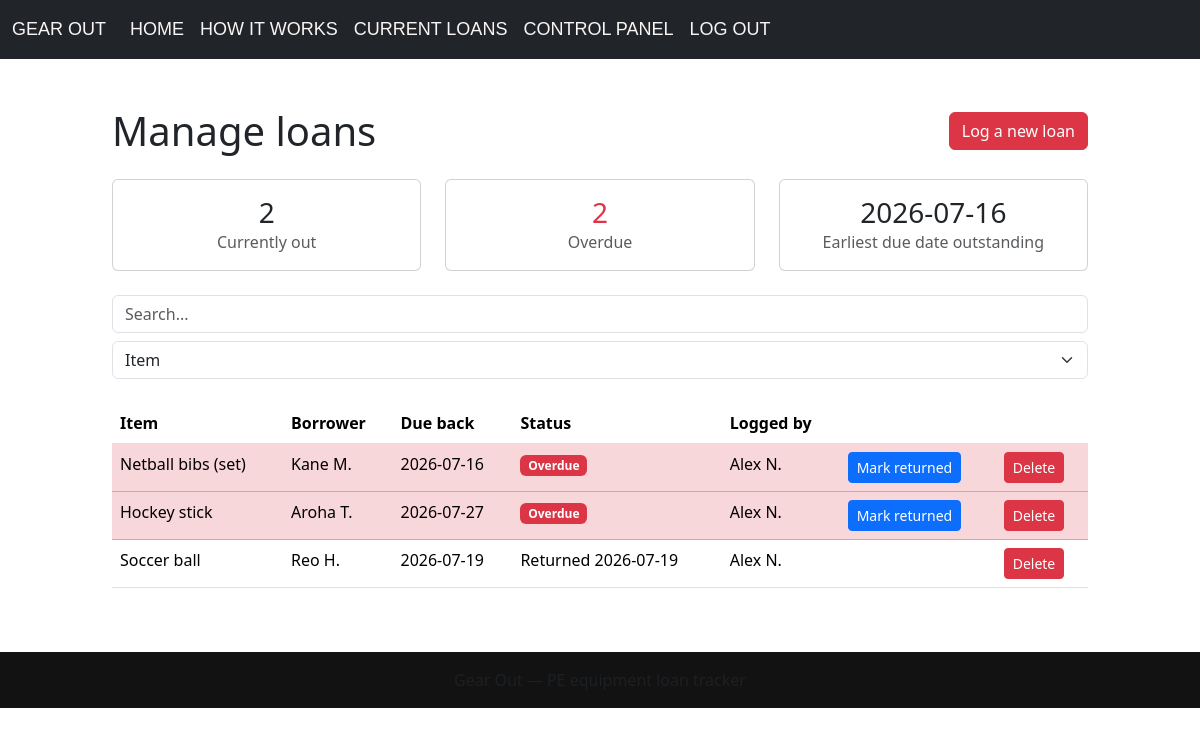
The app's page /manage_loans.php (signed in) with its own data.
### tables this page shows
CREATE TABLE IF NOT EXISTS loans (
    id             INT AUTO_INCREMENT PRIMARY KEY,
    item_name      VARCHAR(50)  NOT NULL,
    borrower_name  VARCHAR(50)  NOT NULL,
    borrowed_date  DATE         NOT NULL,
    due_back       DATE         NOT NULL,
    returned_date  DATE         NULL,       
    notes          VARCHAR(255) NULL,
    logged_by      INT          NULL,       
    FOREIGN KEY (logged_by) REFERENCES monitors(id)
);

### manage_loans.php (the view, shortened to what this page needs)
<?php
require('includes/conn_1dt.php');
$stmt = $pdo->query(
    "SELECT loans.*, CONCAT(monitors.firstname, ' ', LEFT(monitors.lastname, 1), '.') AS logged_by_name
     FROM loans
     LEFT JOIN monitors ON loans.logged_by = monitors.id
     ORDER BY (returned_date IS NULL) DESC, due_back ASC"
);
$loans = $stmt->fetchAll();
$stmt = $pdo->query(
    "SELECT
        COUNT(*)                  AS total_out,
        SUM(due_back < CURDATE()) AS total_overdue,
        MIN(due_back)             AS earliest_due
     FROM loans
     WHERE returned_date IS NULL"
);
$summary = $stmt->fetch();
$today = date('Y-m-d');
include('includes/header.php');
include('includes/nav.php');
?>
<div class="container-fluid">
    <div class="row">
        <div class="col-sm-1"></div>
        <div class="col-sm-10">
            <div class="d-flex justify-content-between align-items-center pt-5 pb-4">
                <h1 class="mb-0">Manage loans</h1>
                <a href="borrow.php"><button class="btn btn-danger">Log a new loan</button></a>
            </div>
            <div class="row text-center pb-4">
                <div class="col-sm-4">
                    <div class="card">
                        <div class="card-body">
                            <h3 class="mb-0"><?= (int) $summary['total_out'] ?></h3>
                            <p class="text-muted mb-0">Currently out</p>
                        </div>
                    </div>
                </div>
                <div class="col-sm-4">
                    <div class="card">
                        <div class="card-body">
                            <h3 class="mb-0<?= $summary['total_overdue'] > 0 ? ' text-danger' : '' ?>">
                                <?= (int) $summary['total_overdue'] ?>
                            </h3>
                            <p class="text-muted mb-0">Overdue</p>
                        </div>
                    </div>
                </div>
                <div class="col-sm-4">
                    <div class="card">
                        <div class="card-body">
                            <h3 class="mb-0"><?= $summary['earliest_due'] ? htmlspecialchars($summary['earliest_due']) : '—' ?></h3>
                            <p class="text-muted mb-0">Earliest due date outstanding</p>
                        </div>
                    </div>
                </div>
            </div>
            <div class="pb-4">
                <input class="form-control" type="text" id="myInput" onkeyup="myFunction()" placeholder="Search...">
                <select class="form-select mt-2" id="columnSelect" onchange="myFunction()">
                    <option value="0">Item</option>
                </select>
            </div>
            <table class="table table-hover" id="myTable">
                <thead>
                    <tr>
                        <th scope="col">Item</th>
                        <th scope="col">Borrower</th>
                        <th scope="col">Due back</th>
                        <th scope="col">Status</th>
                        <th scope="col">Logged by</th>
                        <th scope="col">&nbsp;</th>
                        <th scope="col">&nbsp;</th>
                    </tr>
                </thead>
                <tbody>
                    <?php foreach ($loans as $loan): ?>
                        <?php
                        $overdue = !$loan['returned_date'] && $loan['due_back'] < $today;
                        if ($loan['returned_date']) {
                            $status = 'Returned ' . htmlspecialchars($loan['returned_date']);
                        } elseif ($overdue) {
                            $status = '<span class="badge text-bg-danger">Overdue</span>';
                        } else {
                            $status = '<span class="badge text-bg-success">Out</span>';
                        }
                        ?>
                        <tr class="<?= $overdue ? 'table-danger' : '' ?>">
                            <td><?= htmlspecialchars($loan['item_name']) ?></td>
                            <td><?= htmlspecialchars($loan['borrower_name']) ?></td>
                            <td><?= htmlspecialchars($loan['due_back']) ?></td>
                            <td><?= $status ?></td>
                            <td><?= htmlspecialchars($loan['logged_by_name'] ?? '—') ?></td>
                            <td>
                                <?php if (!$loan['returned_date']): ?>
                                <a href="return_loan.php?id=<?= (int) $loan['id'] ?>">
                                    <button type="button" class="btn btn-primary btn-sm">Mark returned</button>
                                </a>
                                <?php endif; ?>
                            </td>
                            <td>
                                <a href="delete_loan.php?id=<?= (int) $loan['id'] ?>"
                                   onclick="return confirm('Delete this entry? This can\'t be undone.');">
                                    <button type="button" class="btn btn-danger btn-sm">Delete</button>
                                </a>
                            </td>
                        </tr>
                    <?php endforeach; ?>
                </tbody>
            </table>
        </div>
        <div class="col-sm-1"></div>
    </div>
</div>
<?php include('includes/footer.php'); ?>

### includes/header.php (shortened to what this page needs)
<!doctype html>
<html lang="en">
<head>
    <link href="https://cdn.jsdelivr.net/npm/bootstrap@5.3.8/dist/css/bootstrap.min.css" rel="stylesheet"
>
    <link rel="stylesheet" href="css/style.css" />
    <link rel="stylesheet" href="https://cdnjs.cloudflare.com/ajax/libs/font-awesome/6.7.2/css/all.min.css" />
</head>
<body>

### includes/nav.php (shortened to what this page needs)
<nav class="navbar navbar-expand-lg bg-dark navbar-dark">
    <div class="container-fluid">
        <a class="navbar-brand" href="index.php">Gear Out</a>
        <div class="collapse navbar-collapse" id="navbarNav">
            <ul class="navbar-nav">
                <li class="nav-item">
                    <a class="nav-link" href="index.php">Home</a>
                </li>
                <li class="nav-item">
                    <a class="nav-link" href="how_it_works.php">How it works</a>
                </li>
                <li class="nav-item">
                    <a class="nav-link" href="view_loans.php">Current loans</a>
                </li>
                <?php if (isset($_SESSION['id'])): ?>
                <li class="nav-item">
                    <a class="nav-link" href="control_panel.php">Control panel</a>
                </li>
                <li class="nav-item">
                    <a class="nav-link" href="logout.php">Log out</a>
                </li>
                <?php else: ?>
                <li class="nav-item">
                    <a class="nav-link" href="login.php">Monitor login</a>
                </li>
                <?php endif; ?>
            </ul>
        </div>
    </div>
</nav>

### includes/footer.php (shortened to what this page needs)
<footer class="site-footer mt-5 text-center">
    <div class="card-footer text-body-secondary py-3">
    </div>
</footer>
</body>
</html>

### css/style.css (style rules this page uses)
.navbar a { font-family: Verdana, Geneva, Tahoma, sans-serif; font-size: 18px; color: rgb(249, 245, 245); text-transform: uppercase; }
.site-footer { background-color: #121212; color: rgb(249, 245, 245); }

### records on screen
loans: item_name "Netball bibs (set)", borrower_name "Kane M.", due_back "2026-07-16", shows "Overdue", logged_by_name "Alex N."
loans: item_name "Hockey stick", borrower_name "Aroha T.", due_back "2026-07-27", shows "Overdue", logged_by_name "Alex N."
loans: item_name "Soccer ball", borrower_name "Reo H.", due_back "2026-07-19", returned_date "Returned 2026-07-19", logged_by_name "Alex N."

### other values on screen
$summary['total_out'] "2"
$summary['total_overdue'] "2"
$summary['earliest_due'] "2026-07-16"
